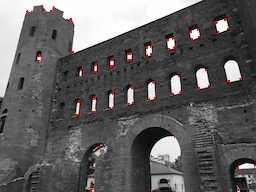

Write the Python code that produced this figure.
import cv2
import numpy as np
import matplotlib.pyplot as plt

# Read image
img = cv2.imread("thorino.jpg").astype(np.float32)
H, W, C = img.shape

## Grayscale
gray = 0.2126 * img[..., 2] + 0.7152 * img[..., 1] + 0.0722 * img[..., 0]

# Harris

## Sobel
sobely = np.array(((1, 2, 1),
                   (0, 0, 0),
                   (-1, -2, -1)), dtype=np.float32)

sobelx = np.array(((1, 0, -1),
                   (2, 0, -2),
                   (1, 0, -1)), dtype=np.float32)

tmp = np.pad(gray, (1, 1), 'edge')

Ix = np.zeros_like(gray, dtype=np.float32)
Iy = np.zeros_like(gray, dtype=np.float32)

for y in range(H):
    for x in range(W):
        Ix[y, x] = np.sum(tmp[y:y+3, x:x+3] * sobelx)
        Iy[y, x] = np.sum(tmp[y:y+3, x:x+3] * sobely)

Ix2 = Ix ** 2
Iy2 = Iy ** 2
Ixy = Ix * Iy

## gaussian
K_size = 3
sigma = 3
Ix2_t = np.pad(Ix2, (K_size // 2, K_size // 2), 'edge')
Iy2_t = np.pad(Iy2, (K_size // 2, K_size // 2), 'edge')
Ixy_t = np.pad(Ixy, (K_size // 2, K_size // 2), 'edge')

K = np.zeros((K_size, K_size), dtype=np.float)
for x in range(K_size):
    for y in range(K_size):
        _x = x - K_size // 2
        _y = y - K_size // 2
        K[y, x] = np.exp( -(_x**2 + _y**2) / (2 * (sigma**2)))
K /= (sigma * np.sqrt(2 * np.pi))
K /= K.sum()

for y in range(H):
    for x in range(W):
        Ix2[y,x] = np.sum(Ix2_t[y:y+K_size, x:x+K_size] * K)
        Iy2[y,x] = np.sum(Iy2_t[y:y+K_size, x:x+K_size] * K)
        Ixy[y,x] = np.sum(Ixy_t[y:y+K_size, x:x+K_size] * K)

out = np.array((gray, gray, gray))
out = np.transpose(out, (1,2,0))

## select corner
k = 0.04
M = (Ix2 * Iy2 - Ixy ** 2) - k * ((Ix2 + Iy2) ** 2)

th = 0.1
out[M >= np.max(M) * th] = [0, 0, 255]

out = out.astype(np.uint8)

cv2.imwrite("out.jpg", out)
cv2.imshow("result", out)
cv2.waitKey(0)
